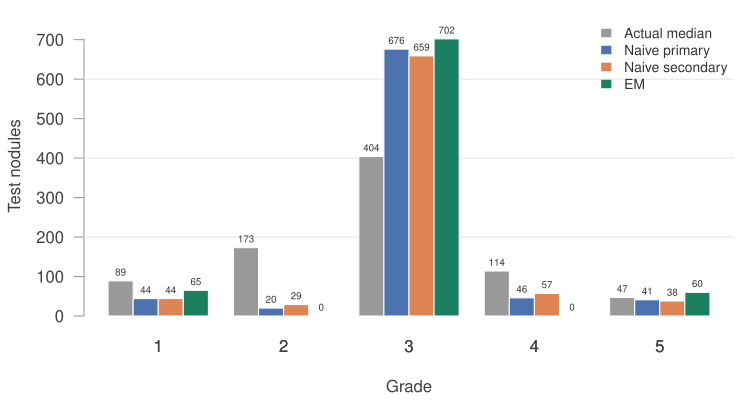

Here is the R script that generated this plot:
# Run from the repository root:
#   Rscript codes/plots/model-testing/predicted-grade-counts.R

d <- read.csv("data/processed/test_predictions.csv")
tab <- sapply(list(Actual = d$mal_median, Primary = d$pred_primary,
                   Secondary = d$pred_secondary, EM = d$pred_em), tabulate, nbins = 5)
cols <- c("grey60", "#4c72b0", "#dd8452", "#1a8060")

pdf("codes/plots/model-testing/predicted-grade-counts.pdf", width = 7.5, height = 4)
par(mar = c(4.2, 4.2, 0.8, 0.8), las = 1, col.axis = "grey25", col.lab = "grey25", fg = "grey60")
bp <- barplot(t(tab), beside = TRUE, col = cols, border = "white", names.arg = 1:5,
              xlab = "Grade", ylab = "Test nodules", ylim = c(0, 760))
abline(h = seq(200, 600, 200), col = "grey90")
barplot(t(tab), beside = TRUE, col = cols, border = "white", names.arg = 1:5, add = TRUE,
        axes = FALSE)
text(bp, t(tab) + 22, t(tab), cex = 0.62, col = "grey20")
legend("topright", c("Actual median", "Naive primary", "Naive secondary", "EM"), fill = cols,
       border = NA, bty = "n", cex = 0.85, text.col = "grey20")
invisible(dev.off())
